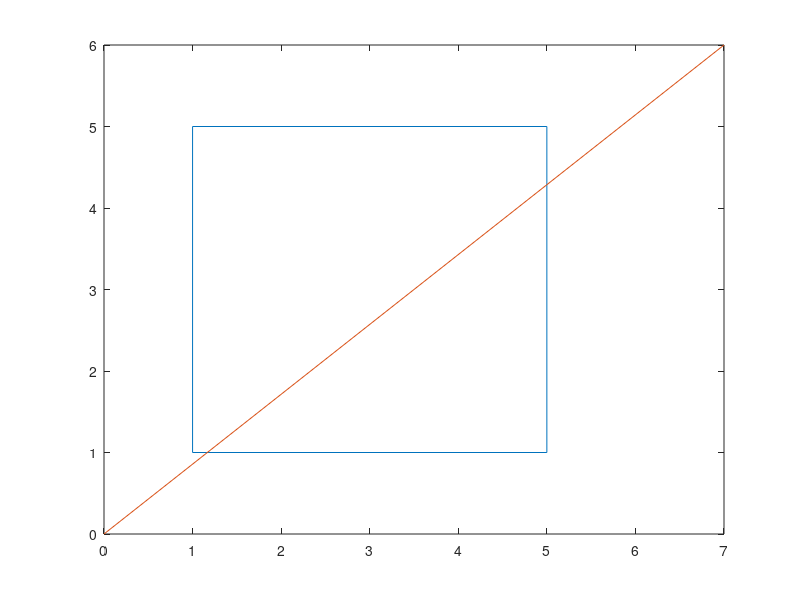

Reproduce this figure in MATLAB. (Note: this script raises an error after producing the figure.)
clc;
clear ALL;
addpath('src');

x1 = [1 5 5 1 1];
y1 = [1 1 5 5 1];
%figure;
plot(x1,y1);
hold on;
x2 = [0 7];
y2 = [0 6];
plot(x2,y2);
[xi, yi,ii] = polyxpoly(x1,y1,x2,y2,'unique') ;

plot(xi,yi,'*r');
